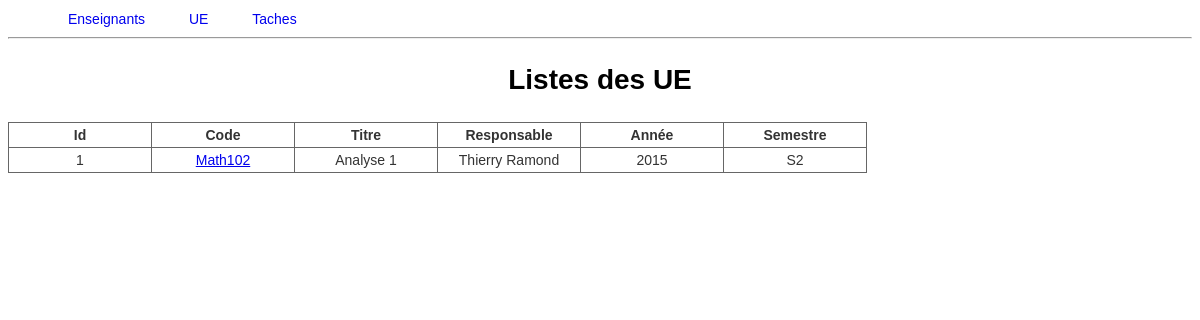
Before: /ue/ with the older database file.
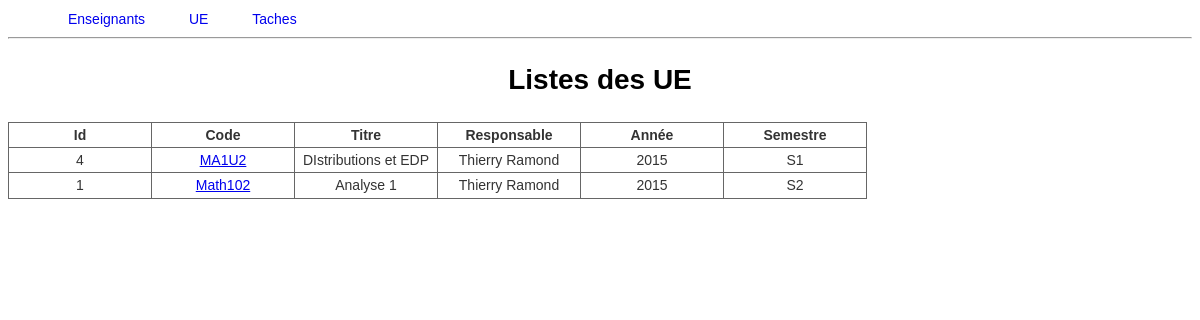
After: the same page with the newer database file.
### services/models.py (models this page shows, shortened)
class Ue(models.Model):
	titre = models.CharField(max_length = 100)
	code = models.CharField(max_length = 20)
	année = models.CharField(max_length = 20)
	semestre = models.CharField(max_length = 20)
	description = models.TextField
	responsable = models.ForeignKey(Enseignant)
	specialité = models.CharField(max_length = 20)
	horaire_total = models.IntegerField()
	horaire_cours = models.IntegerField()
	horaire_td = models.IntegerField()
	horaire_tp = models.IntegerField()
	horaire_intégré = models.IntegerField()
	horaire_soutien = models.IntegerField()
	horaire_coordination = models.IntegerField()
	nombre_td = models.IntegerField()
	nombre_tp = models.IntegerField()
	nombre_cours = models.IntegerField()
	nombre_intégré = models.IntegerField()
	nombre_soutien = models.IntegerField()

class Enseignant(models.Model):
	nom = models.CharField(max_length = 100)
	prenom = models.CharField(max_length = 100)
	grade = models.CharField(max_length = 100)
	service_du = models.IntegerField (default = 192)
	decharge = models.IntegerField (default = 0)
	commentaire = models.TextField(blank=True)
	arrivé_en = models.DateField()
	photo = models.ImageField(blank=True)
	attribué = models.IntegerField (default = 0)
	bilan = models.IntegerField ()
	def __str__(self):
		return ('{1} {0}'.format(self.nom, self.prenom))

### services/views.py (the view)
# urls.py: url(r'^ue/$', 'services.views.liste_ue'),
def liste_ue(request):
	liste_ue = Ue.objects.order_by('année','semestre')
	return render(request, 'services/ue.html',{'date': timezone.now(), 'Ue' : liste_ue})

### services/templates/services/UE.html (shortened to what this page needs)
{% extends "services/base.html" %}
{% block content %}
<h1>Listes des UE</h1>
<table>
<tr>
	<th>Id</th>
	<th>Code</th>
	<th>Titre</th>
	<th>Responsable</th>
	<th>Année</th>
	<th>Semestre</th>
</tr>
{% for ue in Ue %}
<tr>
	<td>{{ue.id}}</td>
	<td>
		<a href="{{ue.code}}">{{ue.code}}</a>
	</td>
	<td>
		{{ue.titre}}
	</td>
	<td>
		{{ue.responsable}}
	</td>
	<td>
		{{ue.année}}
	</td>
	<td>
		{{ue.semestre}}
	</td>
</tr>
{% endfor %}
</table>
{% endblock %}

### services/templates/services/base.html (shortened to what this page needs)
<!DOCTYPE html>
{% load staticfiles %}
<html>
<head>
	<link rel="stylesheet" type="text/css" href="{% static 'services/trstyle.css' %}"/>
</head>
<body>
<div class="menu">
<ul >
<li> <a href="{% url 'services.views.liste_enseignants' %}">Enseignants</a></li>
<li> <a href="{% url 'services.views.liste_ue' %}">UE</a></li>
<li> <a href="{% url 'services.views.liste_taches' %}">Taches</a></li>
</ul>
</div>
<hr/>
{% block content %}{% endblock %}
</body>
</html>

### services/static/services/trstyle.css (style rules this page uses)
body { font: 14px/1.6 Arial,'Oxygen',sans-serif; background-color: #fff; color: #333; }
h1 { text-align: center; color: #000; }
table { border-collapse: collapse; }
td { border: 1px solid #666; width: 140px; text-align: center; }
th { border: 1px solid #666; width: 120px; text-decoration: bold; color:#333; }
.menu ul { list-style-type: none; display: inline; }
.menu li { display: inline; margin: 20px; }
.menu a { text-decoration: none; }

Changed rows visible on the page:
added Ue: id "4", code "MA1U2", titre "DIstributions et EDP", responsable "Thierry Ramond", année "2015", semestre "S1"
